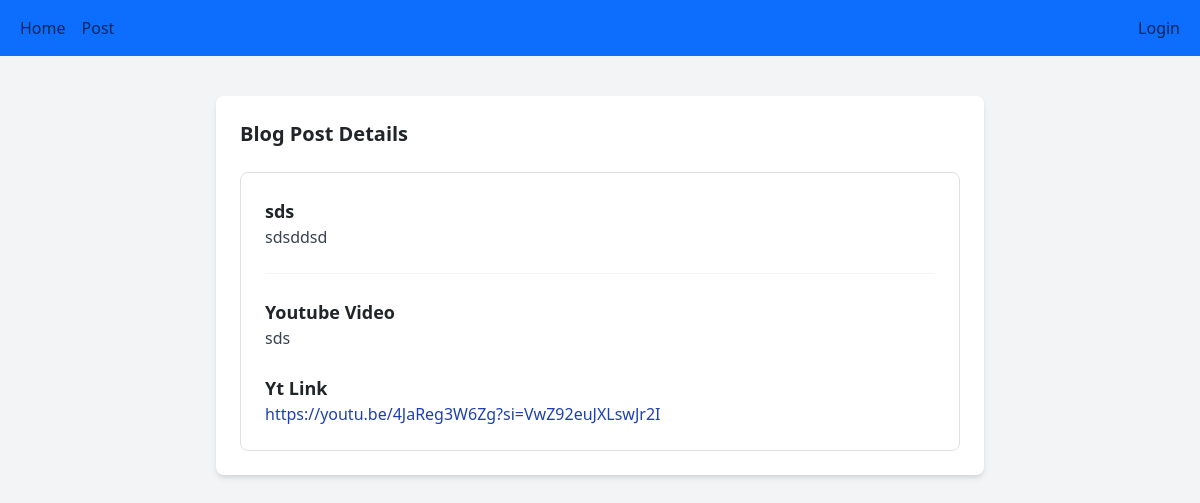
/detail_post/2, run on the app's committed database.
### core/models.py (models this page shows, shortened)
class blog_post(models.Model):
    user=models.ForeignKey(User, on_delete=models.CASCADE)
    yt_Title=models.CharField( max_length=300)
    yt_url=models.URLField()
    generated_content=models.TextField()
    create_time=models.DateTimeField(auto_now_add=True)

### core/views.py (the view)
# urls.py: path("detail_post/<int:id>",detail_post,name="detailpost"),
def detail_post(request,id):
    post=blog_post.objects.get(id=id)
    return render(request,"blog_details.html",{"post":post})

### core/templates/blog_details.html (shortened to what this page needs)
{% extends "base.html" %}
{% block content %}
<link href="https://cdn.jsdelivr.net/npm/tailwindcss@2.2.19/dist/tailwind.min.css" rel="stylesheet">
<body class="bg-gray-100 font-sans antialiased">
    <div class="container mx-auto mt-10 px-4 sm:px-0">
        <div class="max-w-3xl mx-auto bg-white p-6 rounded-lg shadow-md">
            <section>
                <h2 class="text-xl mb-4 font-semibold">Blog Post Details</h2>
                <div class="border border-gray-300 p-4 rounded-lg">
                    <h3 class="text-lg font-semibold">
                        {{post.yt_Title}}
                    </h3>
                    <p class="text-gray-700">{{post.generated_content}}</p>
                    <hr class="my-4 border-gray-300">
                    <h4 class="text-lg font-semibold">Youtube Video</h4>
                    <p class="text-gray-700">{{post.yt_Title}}</p>
                    <h4 class="text-lg font-semibold mt-4">Yt Link</h4>
                    <a href="#" class="text-blue-800 hover:underline">{{post.yt_url}}</a>
                </div>
            </section>
        </div>
    </div>
    {% endblock content %}

### data on the page
blog_post: yt_Title "sds", generated_content "sdsddsd", yt_url "https://youtu.be/4JaReg3W6Zg?si=VwZ92euJXLswJr2I"
